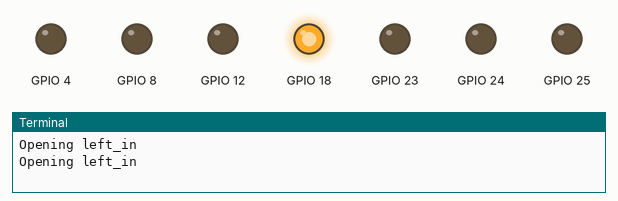
Simulated run of this program. Board: Raspberry Pi (BCM pin numbers). Shown: output pins drawn as LEDs (lit = HIGH), the last lines printed to the terminal. Library files of the repository ran but are not shown: __init__.py. At 3.0 s the program stops and its outputs stay as they are.

Above: at 0.1 s.
At 0.6 s:
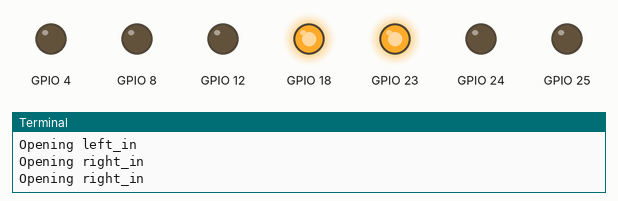
At 1.1 s:
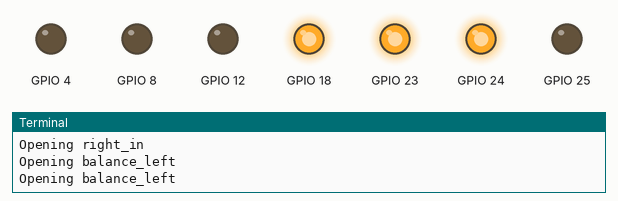
At 1.6 s:
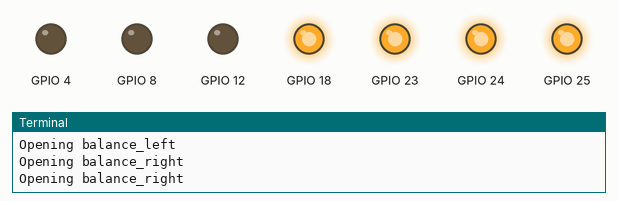
At 2.1 s:
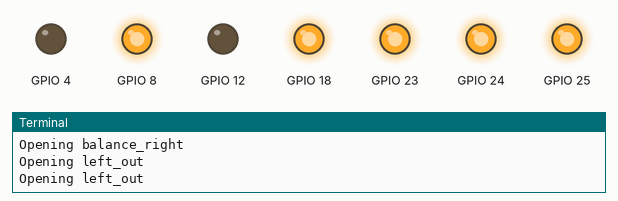
At 3.1 s:
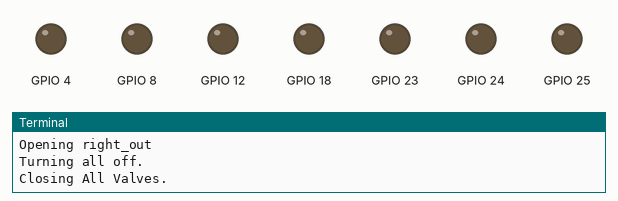
Timing chart, 0 to 4.5 s (numbered marks = the images above):
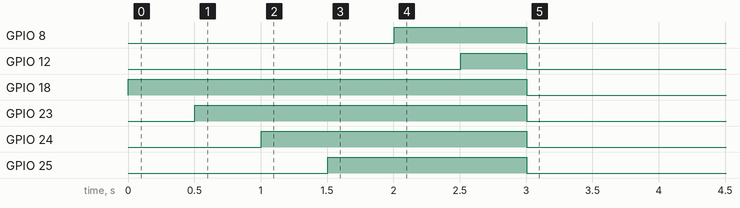

The program:

test2.py
```python
# from SensorsActuators import Sensors
from SensorsActuators import Actuators
import time

print("Opening left_in")
Actuators.valve.valve_open("left_in")
time.sleep(0.5)

print("Opening right_in")
Actuators.valve.valve_open("right_in")
time.sleep(0.5)

print("Opening balance_left")
Actuators.valve.valve_open("balance_left")
time.sleep(0.5)

print("Opening balance_right")
Actuators.valve.valve_open("balance_right")
time.sleep(0.5)

print("Opening left_out")
Actuators.valve.valve_open("left_out")
time.sleep(0.5)

print("Opening right_out")
Actuators.valve.valve_open("right_out")
time.sleep(0.5)

print("Turning all off.")
Actuators.valve.valve_close_all()
```

Actuators.py
```python
from gpiozero import DigitalOutputDevice

class Actuators:
    """This class contains methods for directly interacting with the sensors.

    Attributes:
        press1 : airtank pressure sensor object
        press2 : inlet pressure sensor object
        press3 : left tank pressure sensor object
        press4 : right tank pressure sensor object
        press5 : oxygen tank pressure sensor object
        oxy1 : oxygen purity sensor object
    """

    def __init__(self):
        '''
        Initialize the ADC

            Parameters:
                    none.

            Returns:
                    outlet time in sec.
        '''
        self.alarm = DigitalOutputDevice("BOARD7")
        self.left_in = DigitalOutputDevice("BOARD12")
        self.right_in = DigitalOutputDevice("BOARD16")
        self.balance_left = DigitalOutputDevice("BOARD18")
        self.balance_right = DigitalOutputDevice("BOARD22")
        self.left_out = DigitalOutputDevice("BOARD24")
        self.right_out = DigitalOutputDevice("BOARD32")

    def valve_open(self, valve):
        '''
        Initialize the ADC

            Parameters:
                    none.

            Returns:
                    outlet time in sec.
        '''
        print("Opening "+valve)
        if valve == "left_in":
            self.left_in.on()
        if valve == "right_in":
            self.right_in.on()
        if valve == "balance_left":
            self.balance_left.on()
        if valve == "balance_right":
            self.balance_right.on()
        if valve == "left_out":
            self.left_out.on()
        if valve == "right_out":
            self.right_out.on()

    def valve_close(self,valve):
        '''
        Initialize the ADC

            Parameters:
                    none.

            Returns:
                    outlet time in sec.
        '''
        print("Closing "+valve)
        if valve == "left_in":
            self.left_in.off()
        if valve == "right_in":
            self.right_in.off()
        if valve == "balance_left":
            self.balance_left.off()
        if valve == "balance_right":
            self.balance_right.off()
        if valve == "left_out":
            self.left_out.off()
        if valve == "right_out":
            self.right_out.off()

    def valve_close_all(self):
        '''
        Initialize the ADC

            Parameters:
                    none.

            Returns:
                    outlet time in sec.
        '''
        print("Closing All Valves.")
        self.left_in.off()
        self.right_in.off()
        self.balance_left.off()
        self.balance_right.off()
        self.left_out.off()
        self.right_out.off()

    def alarm_on(self):
        '''
        Initialize the ADC

            Parameters:
                    none.

            Returns:
                    outlet time in sec.
        '''
        self.alarm.on()

    def alarm_off(self):
        '''
        Initialize the ADC

            Parameters:
                    none.

            Returns:
                    outlet time in sec.
        '''
        self.alarm.off()

valve = Actuators()
```

Measured:
- by itself, GPIO 8: LOW → HIGH at 2.0 s, → LOW 1.0 s later
- by itself, GPIO 12: LOW → HIGH at 2.5 s, → LOW 0.50 s later
- by itself, GPIO 18: LOW → HIGH at 0.00 s, → LOW 3.0 s later
- by itself, GPIO 23: LOW → HIGH at 0.50 s, → LOW 2.5 s later
- by itself, GPIO 24: LOW → HIGH at 1.0 s, → LOW 2.0 s later
- by itself, GPIO 25: LOW → HIGH at 1.5 s, → LOW 1.5 s later
